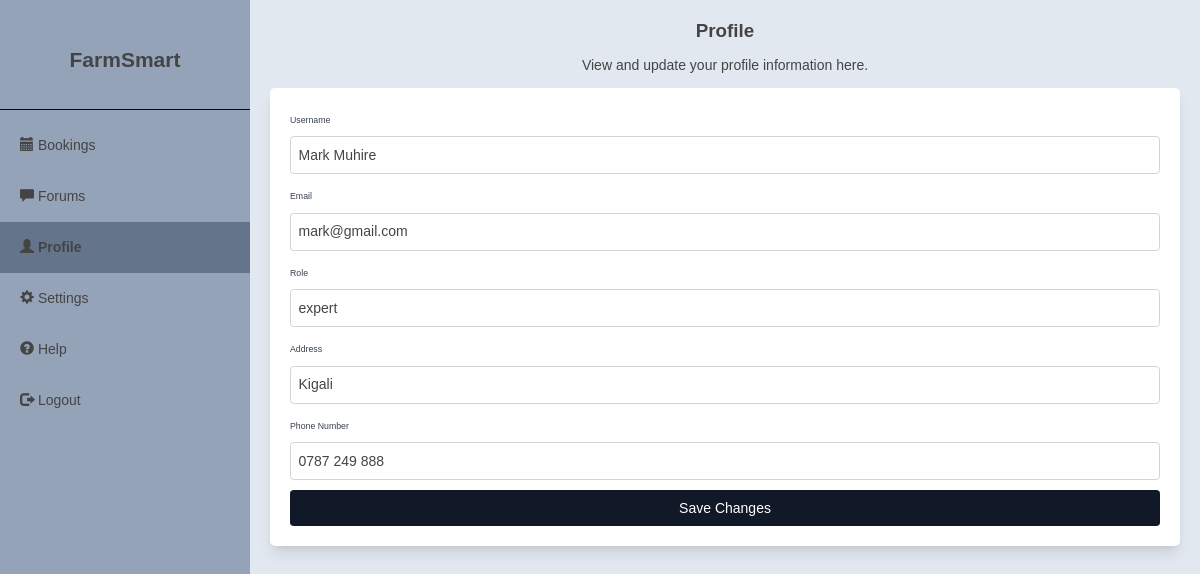
The app's page /expert-profile (signed in) with its own data.
### app.py (models this page shows, shortened)
class User(UserMixin, db.Model):
    id = db.Column(db.Integer, primary_key=True)
    username = db.Column(db.String(120), unique=True, nullable=False)
    email = db.Column(db.String(120), unique=True, nullable=False)
    password_hash = db.Column(db.String(128))
    role = db.Column(db.String(50))
    address = db.Column(db.String(200))
    phone = db.Column(db.String(20))
    profile_image_url = db.Column(db.String(200), nullable=True)
    profile_complete = db.Column(db.Boolean, default=False)

### app.py (the view, shortened to what this page needs)
@app.route('/expert-profile', methods=['GET', 'POST'])
@login_required
def expert_profile():
    return render_template('expert-profile.html', user=current_user)

### app.py (called while the page is built)
@login_manager.user_loader
def load_user(user_id):
    return User.query.get(int(user_id))

### templates/expert-profile.html (shortened to what this page needs)
{% extends 'expert-base.html' %}
{% block content %}
    <div class="flex flex-col items-center text-center">
        <h1 class="text-3xl font-semibold mb-6">Profile</h1>
        <h4 class="text-black-600 mb-6">View and update your profile information here.</h4>
    </div>
    <div class="bg-white shadow-lg rounded-lg p-8 space-y-8">
        <form method="POST" action="{{ url_for('expert_profile') }}" enctype="multipart/form-data" class="space-y-4">
            <div class="space-y-2">
                <label for="username" class="text-sm font-medium text-gray-700">Username</label>
                <input type="text" id="username" name="username" class="w-full p-3 border border-gray-300 rounded-md" value="{{ user.username }}" readonly>
            </div>
            <div class="space-y-2">
                <label for="email" class="text-sm font-medium text-gray-700">Email</label>
                <input type="email" id="email" name="email" class="w-full p-3 border border-gray-300 rounded-md" value="{{ user.email }}" readonly>
            </div>
            <div class="space-y-2">
                <label for="role" class="text-sm font-medium text-gray-700">Role</label>
                <input type="text" id="role" name="role" class="w-full p-3 border border-gray-300 rounded-md" value="{{ user.role }}" readonly>
            </div>
            <div class="space-y-2">
                <label for="address" class="text-sm font-medium text-gray-700">Address</label>
                <input type="text" id="address" name="address" class="w-full p-3 border border-gray-300 rounded-md" value="{{ user.address }}">
            </div>
            <div class="space-y-2">
                <label for="phone" class="text-sm font-medium text-gray-700">Phone Number</label>
                <input type="tel" id="phone" name="phone" class="w-full p-3 border border-gray-300 rounded-md" value="{{ user.phone }}">
            </div>
            <button type="submit" class="w-full py-3 bg-gray-900 text-white rounded-md hover:bg-gray-600 transition">Save Changes</button>
        </form>
    </div>
{% endblock %}

### static/css/dashboard-expert.css (style rules this page uses)
:root { --bg-color: rgb(226 232 240); --secondary-bg-color: #a2ca71; --sidebar-header-height: 100px; --sidebar-footer-height: 230px; --text-color: #444444; --secondary-text-color: #444444; --border-color: rgb(2 6 23); --accent-color: #a2ca71; --accent-hover-color: #8dba5e; --success-background: #edf7ee; --warning-background: #ffd27f; --error-background: #ff6b6b; --input-border-color: #dddddd; --input-focus-color: var(--accent-color); --contrast-color: #ffffff; --graph-grid-color: #eeeeee; }
* { margin: 0; padding: 0; box-sizing: border-box; }
body { font-family: Arial, sans-serif; color: var(--text-color); }

### records on screen
User: username "Mark Muhire", email "mark@gmail.com", role "expert", address "Kigali", phone "0787 249 888"
